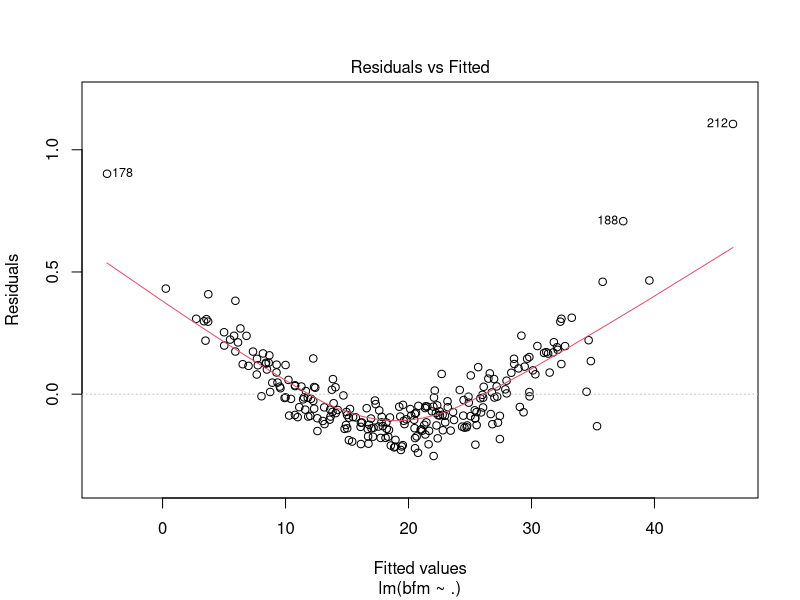
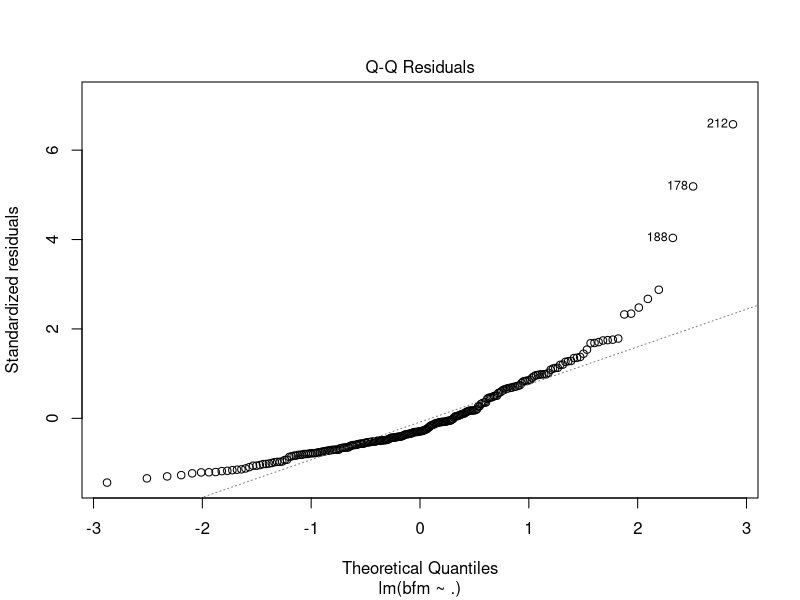
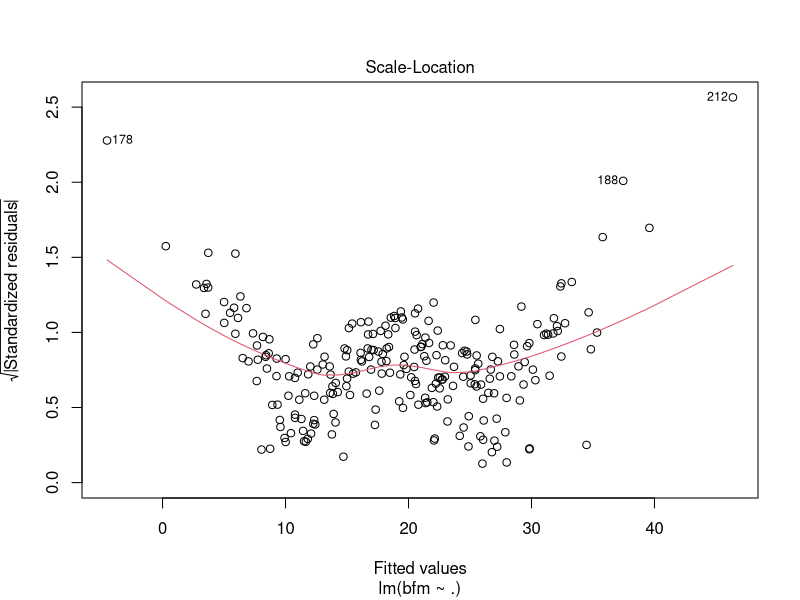
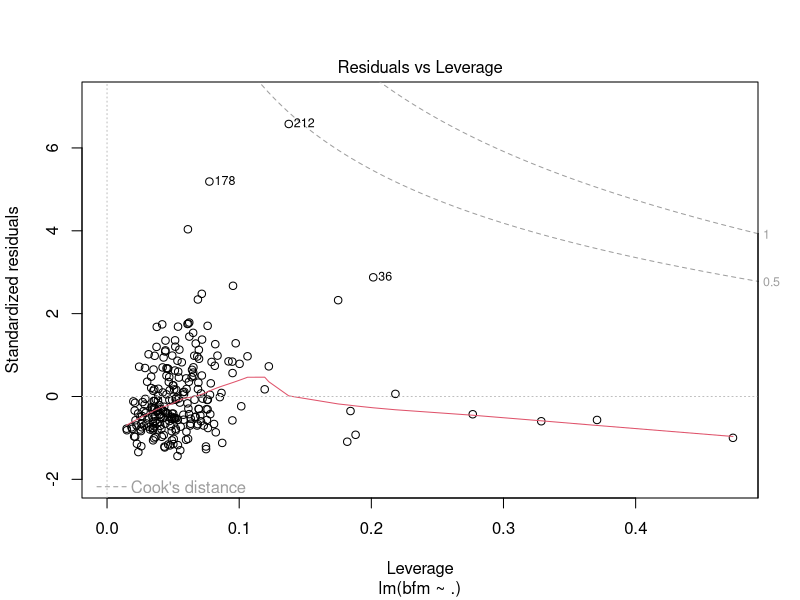
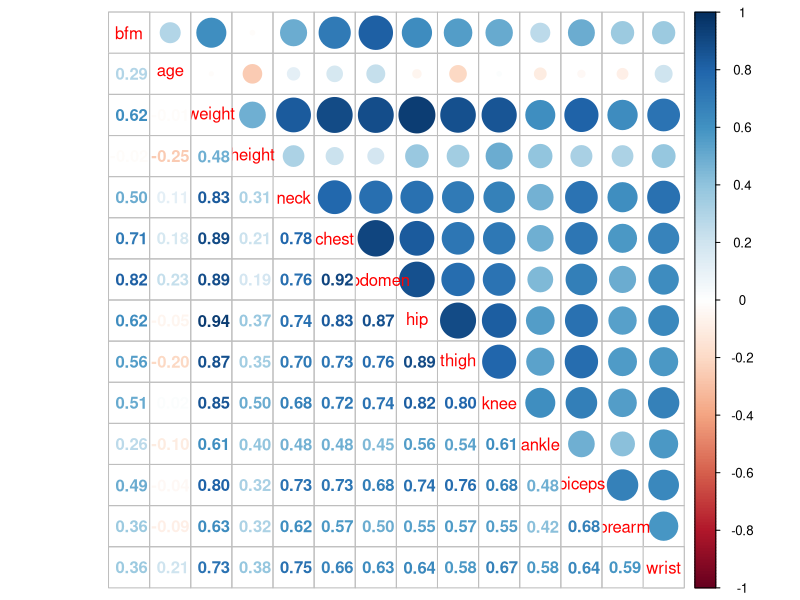

R code for these plots, in order: (Note: this script raises an error after producing the figures.)
# load packages
library("car")
library("dplyr")
library("tidyverse")
library("corrplot")

setwd("/Users/Jessika/Documents/GitHub/SF2930-projects/project-1")

# load data for men
men <- read.csv("bodyfatmen.csv")

#create response variable using Siris Equation
men$bfm <- c(495/(men$density)-450)

#transform weight from pounds to kg
men$weight <- c(453.6*men$weight)
men$height <- c(2.54*men$height)

#fit model to data
model_men <- lm(bfm ~ age + weight + height + neck + chest + abdomen + hip + thigh + knee + ankle + biceps + forearm + wrist, data = men)
model_men <- lm(bfm ~ ., data = men)
anova(model_men)
summary(model_men)
plot(model_men)

# visualize correlation between different explanatory variables
men %>%
  dplyr::select(bfm,age,weight,height,neck,chest,abdomen,hip,thigh,knee,ankle,biceps,forearm,wrist) %>%
  cor %>%
  corrplot.mixed()

#Jämför exempel 3, 4 från övning 3 (script finns på Canvas)


#Spectral Decmoposition (ORIGIANAL DATASET)

X <- data.matrix(bodyfat, rownames.force = NA)
X_prim <- t(X)
X_corr <- X_prim %*% X
eigen <- eigen(X_corr, symmetric = TRUE, only.values = FALSE, EISPACK = FALSE)

lambda_max <- max(eigen$values)
lambda_min <- min(eigen$values)

k <- lambda_max %/% lambda_min
